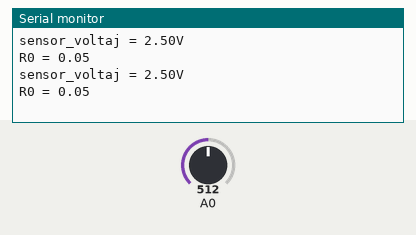
Bench run of a sketch on a simulated Arduino Uno, built with avr-gcc and run on an emulated ATmega328P. On the bench: the last lines printed to the serial monitor. The inputs (shaded band) are chosen by the test bench; at power-on: A0 = 512.

Above: at 1.2 s.
1.3 s: A0 set to 0
At 2.4 s:
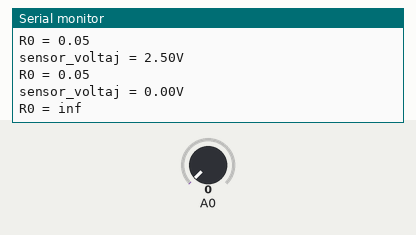
4.3 s: A0 set to 110
At 5.9 s:
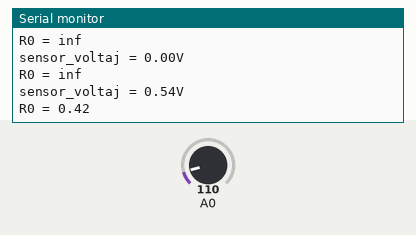
Timing chart, 0 to 7.4 s (numbered marks = the images above; inputs shaded):
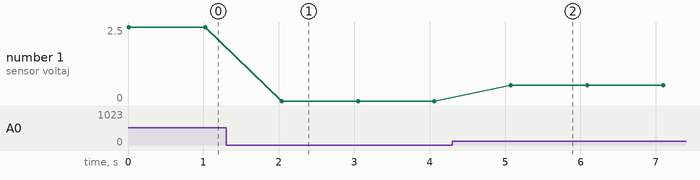

Measured:
- after the input at 1.3 s, the serial monitor: prints a new line after 0.74 s (image 1)
- after the input at 4.3 s, the serial monitor: prints a new line after 0.78 s (image 2)
- plotted number 1: 0 → 0.54 after the input at 4.3 s

The sketch:

Bolum_6_Uyg_10a.ino
```cpp
 void setup() {
         Serial.begin(9600);
       }
        void loop() {
       float sensor_voltaj;
     float RS_air;
    float R0;
   float sensor_deg;
    for(int x = 0 ; x < 100 ; x++)
  {
    sensor_deg = sensor_deg + analogRead(A0);
  }
  sensor_deg = sensor_deg/100.0;
  sensor_voltaj = sensor_deg/1024*5.0;
  RS_air = (5.0-sensor_voltaj)/sensor_voltaj;
R0 = RS_air/20.0; //R0 değerini bulmak için formülde 20.0 bölün.(MQ-9)

Serial.print("sensor_voltaj = ");
  Serial.print(sensor_voltaj);
  Serial.println("V");
  Serial.print("R0 = ");
  Serial.println(R0);
  delay(1000);
}
```
